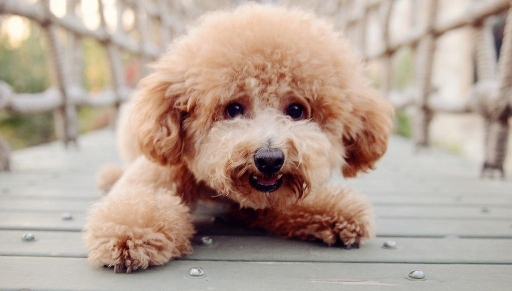
#> input picture OpenCv/图像特效/image1.jpg, 512 x 291 px
$ jupyter execute '02颜色翻转.ipynb'
#> lines starting #> are read from the running program, lines starting #| are printed output that depends on the picture
[cell 1]
#灰度图片的颜色翻转
#gray 0-255 用255-当前像素值

[cell 2]
import cv2
import numpy as np

[cell 3]
yimg=cv2.imread('image1.jpg',1)
#> yimg is the input picture: shape (291, 512, 3); mean B, G, R 150.2, 163.1, 181.8
img=cv2.imread('image1.jpg',0)
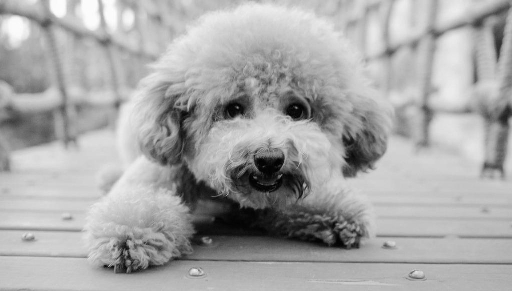
#> img: shape (291, 512); min 0, max 253, mean 167.2
imgInfo = img.shape
#> imgInfo = (291, 512)
height = imgInfo[0]
#> height = 291
width = imgInfo[-1]
#> width = 512
print(imgInfo)
#| (291, 512)
dst=np.zeros(imgInfo,np.uint8)
print(img[0,0])
#| 168
print(img.shape)
#| (291, 512)
print(dst.shape)
#| (291, 512)
for i in range(height):
    for j in range(width):
        dst[i,j]=255-(int(img[i,j]))
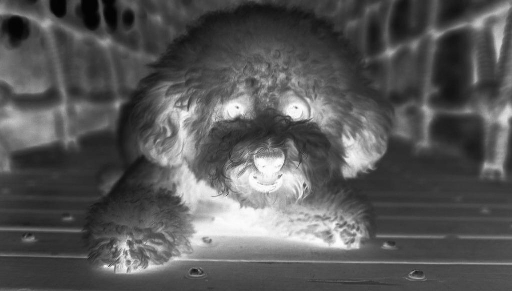
#> dst: shape (291, 512); min 2, max 255, mean 87.8
cv2.imshow('yimg',yimg)
cv2.imshow('dst',dst)
cv2.imshow('img',img)
cv2.waitKey(0)
cv2.destroyAllWindows()

[cell 4]
#彩色图片翻转
#255-r  255-g  255-b
img=cv2.imread('image1.jpg',1)
imgInfo = img.shape
#> imgInfo = (291, 512, 3)
height = imgInfo[0]
width = imgInfo[1]
print(imgInfo)
#| (291, 512, 3)
dst=np.zeros(imgInfo,np.uint8)
print(img[0,0])
#| [157 164 179]
# [5 lines of commented-out code are left out]
for i in range(height):
    for j in range(width):
        (b,g,r)=img[i,j]
#         print(newb,newg,newr)
        dst[i,j]=(int(255-b),int(255-g),int(255-r))
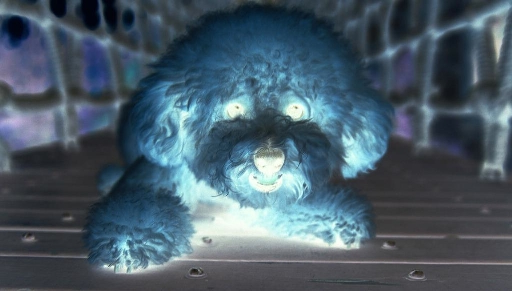
#> dst: shape (291, 512, 3); mean B, G, R 104.8, 91.9, 73.2
cv2.imshow('dst',dst)
cv2.imshow('img',img)
cv2.waitKey(0)
cv2.destroyAllWindows()

$ run again, with OpenCv/图像特效/image2.jpg copied over OpenCv/图像特效/image1.jpg
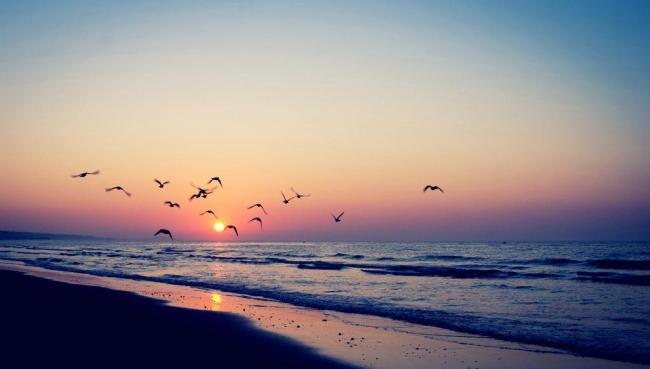
#> input picture OpenCv/图像特效/image2.jpg, 650 x 369 px
#> yimg is the input picture: shape (369, 650, 3); mean B, G, R 136.6, 131.5, 140.6
#| (369, 650)
#| 128
#| (369, 650)
#| (369, 650)
#> after the loop `for i in range(height):`:
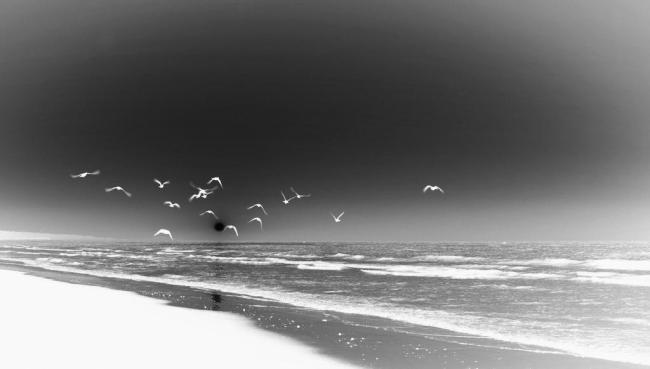
#> dst: shape (369, 650); min 1, max 255, mean 120.2
#| (369, 650, 3)
#| [169 138  93]
#> after the loop `for i in range(height):`:
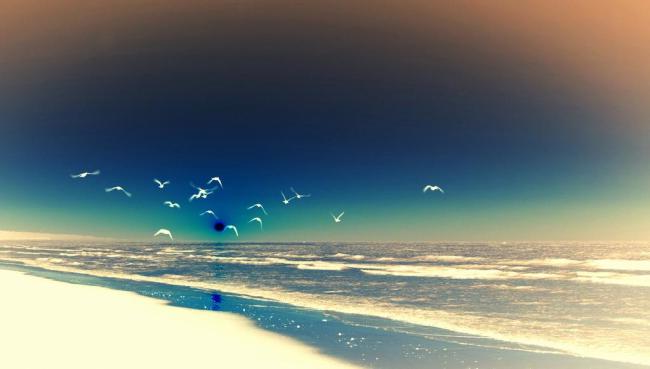
#> dst: shape (369, 650, 3); mean B, G, R 118.4, 123.5, 114.4
